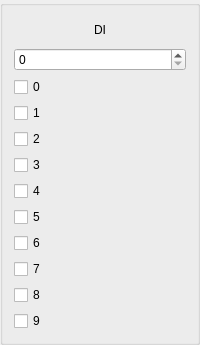
       <widget class="QGroupBox" name="verticalGroupBox_DI">
        <property name="sizePolicy">
         <sizepolicy hsizetype="Fixed" vsizetype="Preferred">
          <horstretch>0</horstretch>
          <verstretch>0</verstretch>
         </sizepolicy>
        </property>
        <property name="minimumSize">
         <size>
          <width>0</width>
          <height>0</height>
         </size>
        </property>
        <property name="maximumSize">
         <size>
          <width>16777215</width>
          <height>16777215</height>
         </size>
        </property>
        <layout class="QVBoxLayout" name="verticalLayout_3">
         <item>
          <widget class="QLabel" name="discreteInputs">
           <property name="minimumSize">
            <size>
             <width>0</width>
             <height>25</height>
            </size>
           </property>
           <property name="text">
            <string>DI</string>
           </property>
           <property name="alignment">
            <set>Qt::AlignCenter</set>
           </property>
          </widget>
         </item>
         <item>
          <widget class="QSpinBox" name="spinBox_DI_startAddress">
           <property name="minimumSize">
            <size>
             <width>0</width>
             <height>20</height>
            </size>
           </property>
           <property name="maximum">
            <number>8191</number>
           </property>
          </widget>
         </item>
         <item>
          <widget class="QCheckBox" name="disc_0">
           <property name="minimumSize">
            <size>
             <width>0</width>
             <height>20</height>
            </size>
           </property>
           <property name="text">
            <string>0</string>
           </property>
          </widget>
         </item>
         <item>
          <widget class="QCheckBox" name="disc_1">
           <property name="minimumSize">
            <size>
             <width>0</width>
             <height>20</height>
            </size>
           </property>
           <property name="text">
            <string>1</string>
           </property>
          </widget>
         </item>
         <item>
          <widget class="QCheckBox" name="disc_2">
           <property name="minimumSize">
            <size>
             <width>0</width>
             <height>20</height>
            </size>
           </property>
           <property name="text">
            <string>2</string>
           </property>
          </widget>
         </item>
         <item>
          <widget class="QCheckBox" name="disc_3">
           <property name="minimumSize">
            <size>
             <width>0</width>
             <height>20</height>
            </size>
           </property>
           <property name="text">
            <string>3</string>
           </property>
          </widget>
         </item>
         <item>
          <widget class="QCheckBox" name="disc_4">
           <property name="minimumSize">
            <size>
             <width>0</width>
             <height>20</height>
            </size>
           </property>
           <property name="text">
            <string>4</string>
           </property>
          </widget>
         </item>
         <item>
          <widget class="QCheckBox" name="disc_5">
           <property name="minimumSize">
            <size>
             <width>0</width>
             <height>20</height>
            </size>
           </property>
           <property name="text">
            <string>5</string>
           </property>
          </widget>
         </item>
         <item>
          <widget class="QCheckBox" name="disc_6">
           <property name="minimumSize">
            <size>
             <width>0</width>
             <height>20</height>
            </size>
           </property>
           <property name="text">
            <string>6</string>
           </property>
          </widget>
         </item>
         <item>
          <widget class="QCheckBox" name="disc_7">
           <property name="minimumSize">
            <size>
             <width>0</width>
             <height>20</height>
            </size>
           </property>
           <property name="text">
            <string>7</string>
           </property>
          </widget>
         </item>
         <item>
          <widget class="QCheckBox" name="disc_8">
           <property name="minimumSize">
            <size>
             <width>0</width>
             <height>20</height>
            </size>
           </property>
           <property name="text">
            <string>8</string>
           </property>
          </widget>
         </item>
         <item>
          <widget class="QCheckBox" name="disc_9">
           <property name="minimumSize">
            <size>
             <width>0</width>
             <height>20</height>
            </size>
           </property>
           <property name="text">
            <string>9</string>
           </property>
          </widget>
         </item>
        </layout>
       </widget>
